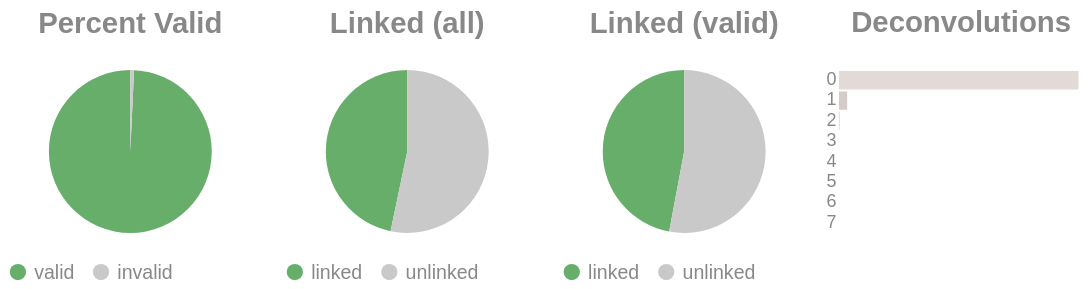

The cell this chart's notebook holds for it:
### Code cell
if SKIPLR:
    pass
else:
    clash = Counter()
    for i in valids['molecule'].to_list():
        _mol = i.split("-")
        if len(_mol) == 1:
            clash.update('0')
        else:
            clash.update(_mol[-1])

    _d = {"deconvolutions": [], 'count': []}
    for k,v in clash.items():
        _d['deconvolutions'].append(k)
        _d['count'].append(v)

    tot_valid = valids['reads'].sum()
    mask = valids['reads'] >= 2
    n_linked_reads = valids.filter(mask)['reads'].sum()
    if n_linked_reads == 0:
        print_html("No linked molecules (>=2 reads) were detected; skipping linked-only distributions.")
        SKIPLR = True
    else:
        perc_valid = round(tot_valid / n_reads, 4)
        linked_perc_abs = round(n_linked_reads / n_reads, 4)
        linked_perc = round(n_linked_reads / tot_valid, 4)

    _valid = pl.DataFrame({"valids": ['valid', 'invalid'], "count": [tot_valid, n_reads - tot_valid]})
    _linked_abs = pl.DataFrame({"linked (absolute)": ['linked', 'unlinked'], "count": [n_linked_reads, n_reads - n_linked_reads]})
    _linked_rel = pl.DataFrame({"linked (valids)": ['linked', 'unlinked'], "count": [n_linked_reads, tot_valid - n_linked_reads]})

    (
        alt.hconcat(
            piechart(_valid, goodval = 'valid', title = "Percent Valid"),
            piechart(_linked_abs, goodval = "linked", title =  "Linked (all)"),
            piechart(_linked_rel, goodval = "linked", title =  "Linked (valid)"),
            convolutionbar(pl.DataFrame(_d), title = "Deconvolutions"),
            center = True,
            bounds = 'flush'
        )
        .resolve_scale(color='independent')
        .resolve_legend('independent')
        .properties(usermeta={'embedOptions': {"actions": False}})
    ).display()

### Figure 1 — Vega-Lite specification as saved in the notebook (floating-point values rounded to 4 significant figures)
{"width": "container", "height": 400, "config": {"title": {"anchor": "start", "dy": -15, "fontSize": 18, "color": "#888888", "subtitleColor": "#888888", "subtitleFontSize": 14}, "arc": {"fill": "#0072B2"}, "axis": {"domainColor": "#888888", "domainWidth": 0.5, "gridWidth": 0.2, "grid": false, "titleFontWeight": 400, "titleFontSize": 15, "labelFontSize": 11, "labelColor": "#888888", "tickColor": "#888888", "tickWidth": 0.2, "titleColor": "#888888"}, "axisBand": {"grid": false}, "axisX": {"grid": true, "tickSize": 10, "domainCap": "round"}, "axisY": {"domain": false, "grid": true, "tickSize": 0, "domainCap": "round"}, "background": "transparent", "header": {"labelFontSize": 15, "labelColor": "#888888", "titleFontSize": 15, "titleFontWeight": 600, "titleColor": "#888888"}, "legend": {"labelFont": "sans-serif", "labelFontSize": 12, "labelColor": "#888888", "symbolSize": 100, "symbolType": "circle", "titleFontSize": 12, "titlePadding": 10, "titleColor": "#888888", "title": null}, "range": {"category": ["#E69F00", "#56B4E9", "#009E73", "#F0E442", "#0072B2", "#D55E00", "#CC79A7", "#000000"], "diverging": ["#cfe8f3", "#a2d4ec", "#73bfe2", "#46abdb", "#1696d2", "#12719e"]}, "area": {"fill": "#0072B2", "fillOpacity": 0.7, "line": true, "strokeOpacity": 0.7}, "line": {"color": "#0072B2", "stroke": "#0072B2", "strokeWidth": 2}, "trail": {"color": "#0072B2", "stroke": "#0072B2", "strokeWidth": 0, "size": 1}, "point": {"filled": true, "fillOpacity": 1.0, "size": 95}, "text": {"color": "#888888", "fontSize": 11, "align": "right", "fontWeight": 400, "size": 11}, "bar": {"fill": "#0072B2", "stroke": null}, "view": {"stroke": null, "continuousWidth": 660, "continuousHeight": 400}}, "hconcat": [{"data": {"name": "data-3d76395c5d3b7c475c2366ed8f631a3c"}, "mark": {"type": "arc"}, "encoding": {"color": {"field": "valids", "legend": {"orient": "bottom", "title": null}, "scale": {"domain": ["valid", "invalid"], "range": ["#68ae6b", "#C9C9C9"]}, "title": "Valids", "type": "nominal"}, "theta": {"field": "count", "type": "quantitative"}, "tooltip": [{"field": "valids", "title": "Valids", "type": "ordinal"}, {"field": "percent", "format": ".2%", "title": "Percent", "type": "quantitative"}, {"field": "count", "title": "Count", "type": "quantitative"}]}, "height": 100, "title": {"text": "Percent Valid", "align": "center", "anchor": "middle"}, "transform": [{"calculate": "datum.count / 4211515", "as": "percent"}], "width": 150}, {"data": {"name": "data-2310a51716ffa6efb20a6b0041219324"}, "mark": {"type": "arc"}, "encoding": {"color": {"field": "linked (absolute)", "legend": {"orient": "bottom", "title": null}, "scale": {"domain": ["linked", "unlinked"], "range": ["#68ae6b", "#C9C9C9"]}, "title": "Linked (Absolute)", "type": "nominal"}, "theta": {"field": "count", "type": "quantitative"}, "tooltip": [{"field": "linked (absolute)", "title": "Linked (Absolute)", "type": "ordinal"}, {"field": "percent", "format": ".2%", "title": "Percent", "type": "quantitative"}, {"field": "count", "title": "Count", "type": "quantitative"}]}, "height": 100, "title": {"text": "Linked (all)", "align": "center", "anchor": "middle"}, "transform": [{"calculate": "datum.count / 4211515", "as": "percent"}], "width": 150}, {"data": {"name": "data-c0f3accb7051aa436ada9e1562de51ba"}, "mark": {"type": "arc"}, "encoding": {"color": {"field": "linked (valids)", "legend": {"orient": "bottom", "title": null}, "scale": {"domain": ["linked", "unlinked"], "range": ["#68ae6b", "#C9C9C9"]}, "title": "Linked (Valids)", "type": "nominal"}, "theta": {"field": "count", "type": "quantitative"}, "tooltip": [{"field": "linked (valids)", "title": "Linked (Valids)", "type": "ordinal"}, {"field": "percent", "format": ".2%", "title": "Percent", "type": "quantitative"}, {"field": "count", "title": "Count", "type": "quantitative"}]}, "height": 100, "title": {"text": "Linked (valid)", "align": "center", "anchor": "middle"}, "transform": [{"calculate": "datum.count / 4180784", "as": "percent"}], "width": 150}, {"data": {"name": "data-977fa47d37a9507d1004c4ca9475abe2"}, "mark": {"type": "bar"}, "encoding": {"color": {"field": "deconvolutions", "legend": null, "scale": {"scheme": "lightgreyred"}, "type": "nominal"}, "tooltip": [{"field": "deconvolutions", "title": "Deconvolutions", "type": "ordinal"}, {"field": "percent", "format": ".2%", "title": "Percent", "type": "quantitative"}, {"field": "count", "title": "Count", "type": "quantitative"}], "x": {"axis": null, "field": "count", "type": "quantitative"}, "y": {"field": "deconvolutions", "sort": "ascending", "title": null, "type": "nominal"}}, "height": 100, "title": {"text": "Deconvolutions", "align": "center", "anchor": "middle"}, "transform": [{"calculate": "datum.count / 2845571", "as": "percent"}], "width": 150}], "bounds": "flush", "center": true, "resolve": {"legend": {"angle": "independent"}, "scale": {"color": "independent"}}, "usermeta": {"embedOptions": {"actions": false}}, "$schema": "https://vega.github.io/schema/vega-lite/v6.1.0.json", "datasets": {"data-3d76395c5d3b7c475c2366ed8f631a3c": [{"valids": "valid", "count": 4180784}, {"valids": "invalid", "count": 30731}], "data-2310a51716ffa6efb20a6b0041219324": [{"linked (absolute)": "linked", "count": 1967192}, {"linked (absolute)": "unlinked", "count": 2244323}], "data-c0f3accb7051aa436ada9e1562de51ba": [{"linked (valids)": "linked", "count": 1967192}, {"linked (valids)": "unlinked", "count": 2213592}], "data-977fa47d37a9507d1004c4ca9475abe2": [{"deconvolutions": "0", "count": 2744345}, {"deconvolutions": "1", "count": 94537}, {"deconvolutions": "2", "count": 6026}, {"deconvolutions": "3", "count": 574}, {"deconvolutions": "4", "count": 69}, {"deconvolutions": "5", "count": 13}, {"deconvolutions": "6", "count": 5}, {"deconvolutions": "7", "count": 2}]}}
